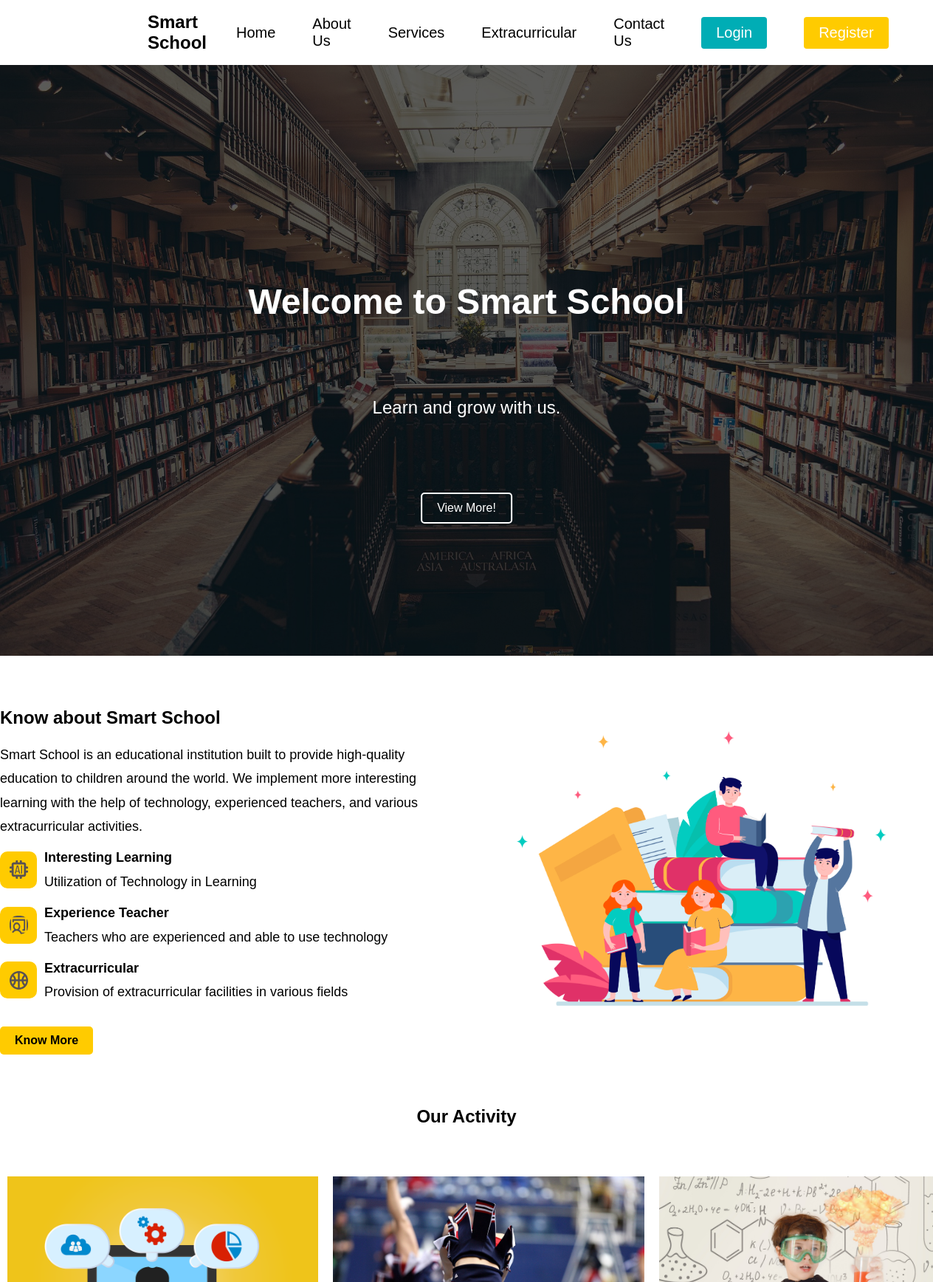
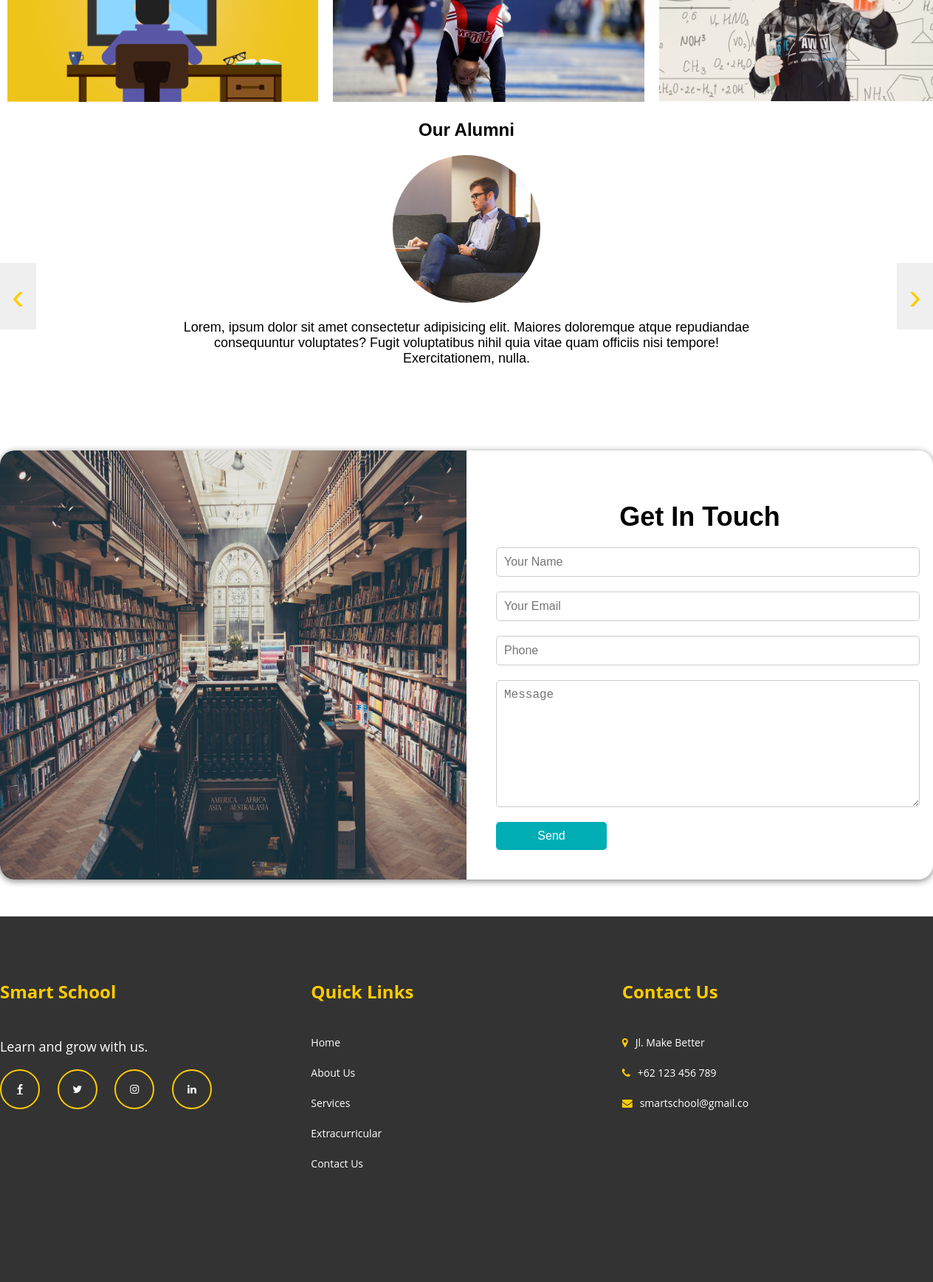
The page / on the database its author committed (2 pictures, top to bottom).
### smartapp/models.py (models this page shows)
class Activity(models.Model):
    image = models.ImageField(upload_to='images/')
    is_display = models.BooleanField(default=False)
    created_date = models.DateField(default=datetime.date.today)

class Alumni(models.Model):
    name = models.CharField(max_length=100)
    image = models.ImageField(upload_to='images/')
    quote = models.TextField()
    is_display = models.BooleanField(default=False)
    created_date = models.DateField(default=datetime.date.today)

### smartapp/views.py (the view)
# urls.py: path('', LandingPageView, name='landing_page'),
def LandingPageView(request):
    activities = Activity.objects.filter(is_display = True).order_by("-created_date")[:5]
    alumni = Alumni.objects.filter(is_display = True).order_by("-created_date")[:5]
    return render(request, 'home.html', {'activities': activities, 'alumni': alumni})

### templates/home.html (shortened to what this page needs)
<!DOCTYPE html>
<html>
  <head>
    <link rel="stylesheet" href="static/css/style.css">
    <link rel="stylesheet" href="https://cdnjs.cloudflare.com/ajax/libs/font-awesome/4.7.0/css/font-awesome.min.css">
  </head>
  <body>
    <nav class="navbar">
      <div class="navbar-logo">Smart School</div>
      <ul class="navbar-links">
        <li><a href="#">Home</a></li>
        <li><a href="#about">About Us</a></li>
        <li><a href="#">Services</a></li>
        <li class="dropdown">
          <a href="#" class="dropbtn">Extracurricular</a>
        </li>
        <li><a href="#contact">Contact Us</a></li>
        <li><a class="login" href="#">Login</a></li>
        <li><a class="register" href="#">Register</a></li>
      </ul>
    </nav>
    <main>
      <section class="hero-image" id="hero_image">
        <img class="background-images" src="static/images/school.jpg" alt="Hero Image">
        <h1>Welcome to Smart School</h1>
        <p>Learn and grow with us.</p>
        <a href="#about" class="btn">View More!</a>
      </section>
      <section class="home-about" id="about">
        <div class="container">
          <div class="row">
            <div class="col">
              <h1>Know about Smart School</h1>
              <p>Smart School is an educational institution built to provide high-quality education to children around the world. We implement more interesting learning with the help of technology, experienced teachers, and various extracurricular activities.</p>
              <div class="about-fact">
                <div class="images-fact">
                  <img class="images-fact" src="static/images/technology.png" alt="technology">
                </div>
                <div class="text-fact">
                  <p class="bold-text">Interesting Learning</p>
                  <p>Utilization of Technology in Learning</p>
                </div>
              </div>
              <div class="about-fact">
                <div class="images-fact">
                  <img class="images-fact" src="static/images/teacher.png" alt="teachers">
                </div>
                <div class="text-fact">
                  <p class="bold-text">Experience Teacher</p>
                  <p>Teachers who are experienced and able to use technology</p>
                </div>
              </div>
              <div class="about-fact">
                <div class="images-fact">
                  <img class="images-fact" src="static/images/extracurricular.png" alt="extracurricular">
                </div>
                <div class="text-fact">
                  <p class="bold-text">Extracurricular</p>
                  <p>Provision of extracurricular facilities in various fields</p>
                </div>
              </div>
              <a href="#" class="btn-know-more">Know More</a>
            </div>
            <div class="col">
              <img class="col-images" src="static/images/icon1.jpg" alt="Smart School">
            </div>
          </div>
        </div>
      </section>
      <section class="activity" id="activity">
        <h1>Our Activity</h1>
        <div class="image-container">
          <div class="image-wrapper">
            {% for activity in activities %}
              <div>
                <img src="{{ activity.image.url }}" alt=" ">
              </div>
            {% endfor %}
          </div>
        </div>
      </section>
      <section class="alumni" id="alumni">
        <h1>Our Alumni</h1>
        <div class="carousel">
          <div class="carousel-inner">
            {% for alumnus in alumni %}
              <div class="carousel-slide">
                <img src="{{ alumnus.image.url }}">
                <p>{{ alumnus.quote }}</p>
              </div>
            {% endfor %}
          </div>
          <button class="carousel-prev">&#8249;</button>
          <button class="carousel-next">&#8250;</button>
        </div>
      </section>
      <section class="get-in-touch" id="contact">
        <div class="container">
          <div class="row">
            <div class="col">
              <img class="contact-images" src="static/images/school.jpg" alt="Smart School">
            </div>
            <div class="col">
              <div class="col-right">
                <h2>Get In Touch</h2>
                <input type="text" class="field" placeholder="Your Name"/>
                <input type="text" class="field" placeholder="Your Email"/>
                <input type="text" class="field" placeholder="Phone"/>
                <textarea placeholder="Message" class="field"></textarea>
                <button class="btn">Send</button>
              </div>
            </div>
          </div>
        </div>
      </section>
    </main>
    <footer>
      <div class="container">
        <div class="row">
          <div class="col">
            <h3>Smart School</h3>
            <p>Learn and grow with us.</p>
            <ul class="social-icons">
              <li><a href="#" class="fa fa-facebook"></a></li>
              <li><a href="#"><i class="fa fa-twitter"></i></a></li>
              <li><a href="#"><i class="fa fa-instagram"></i></a></li>
              <li><a href="#"><i class="fa fa-linkedin"></i></a></li>
            </ul>
          </div>
          <div class="col">
            <h3>Quick Links</h3>
            <ul class="quick-links">
              <li><a href="#">Home</a></li>
              <li><a href="#about">About Us</a></li>
              <li><a href="#">Services</a></li>
              <li><a href="#">Extracurricular</a></li>
              <li><a href="#contact">Contact Us</a></li>
            </ul>
          </div>
          <div class="col">
            <h3>Contact Us</h3>
            <ul class="contact">
              <li><i class="fa fa-map-marker"></i>Jl. Make Better</li>
              <li><i class="fa fa-phone"></i>+62 123 456 789 </li>
              <li><i class="fa fa-envelope"></i>smartschool@gmail.co</li>
            </ul>
          </div>
        </div>
      </div>
    </footer>
  </body>
</html>

### rows shown on the page
Activity: image (picture)
Activity: image (picture)
Activity: image (picture)
Alumni: image (picture), quote "Lorem, ipsum dolor sit amet consectetur adipisicing elit. Maiores doloremque atque repudiandae consequuntur voluptates? Fugit voluptatibus nihil quia vitae quam officiis nisi tempore! Exercitationem, nulla."
